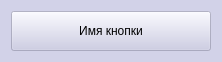
<?xml version="1.0" encoding="UTF-8"?>
<ui version="4.0">
 <class>SelectedWidget</class>
 <widget class="QWidget" name="SelectedWidget">
  <property name="geometry">
   <rect>
    <x>0</x>
    <y>0</y>
    <width>218</width>
    <height>58</height>
   </rect>
  </property>
  <property name="windowTitle">
   <string>Form</string>
  </property>
  <property name="styleSheet">
   <string notr="true">QWidget {
		background-color : rgba(200, 200, 228, 150);
		font: 75 16pt &quot;MS Shell Dlg 2&quot;;
}</string>
  </property>
  <layout class="QHBoxLayout" name="horizontalLayout">
   <item>
    <widget class="QPushButton" name="pushButton">
     <property name="minimumSize">
      <size>
       <width>200</width>
       <height>40</height>
      </size>
     </property>
     <property name="text">
      <string>Имя кнопки</string>
     </property>
    </widget>
   </item>
  </layout>
 </widget>
 <resources/>
 <connections/>
</ui>
